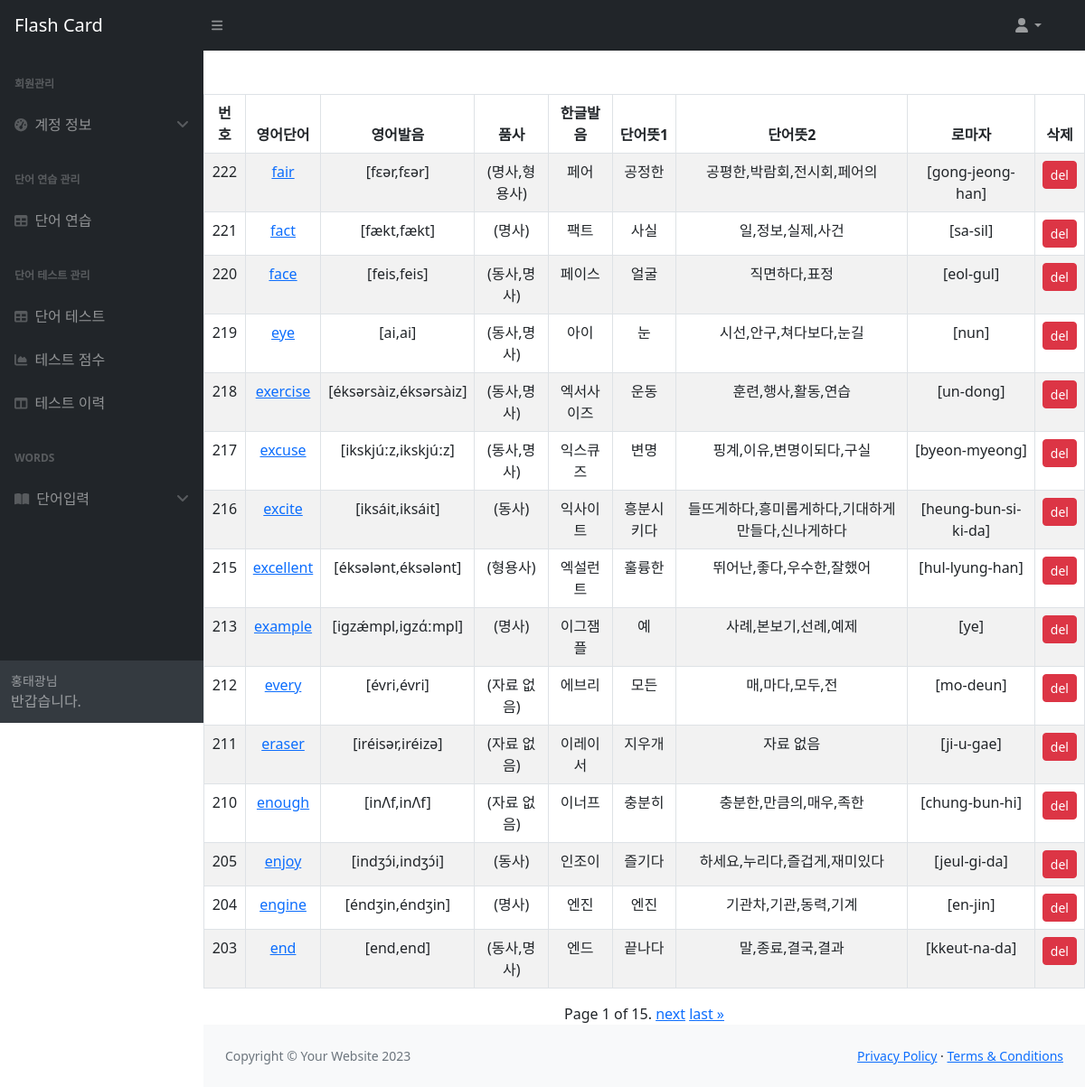
Page /words/ on the earlier database version.
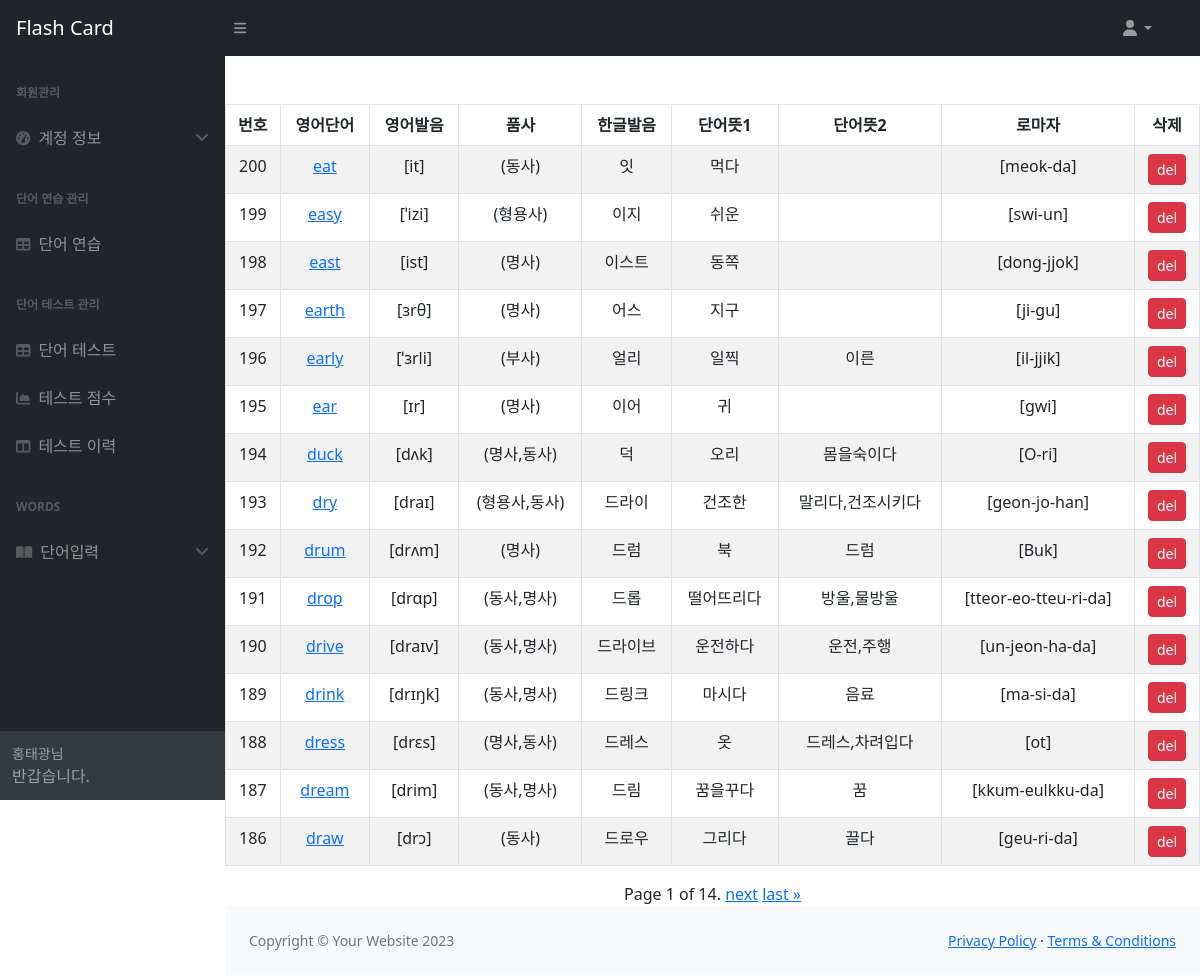
Same page on the later database version.
### words/models.py (models this page shows)
class Word(models.Model):
    en_word = models.CharField(max_length=30)
    en_phonetic = models.CharField(max_length=30)
    word_class = models.CharField(max_length=30)
    ko_phonetic = models.CharField(max_length=30)
    ko_word_1 = models.CharField(max_length=50)
    ko_word_2 = models.CharField(max_length=50)
    ko_romanize = models.CharField(max_length=50)
    reg_date = models.DateTimeField(auto_now_add=True)

### words/views.py (the view, shortened to what this page needs)
# urls.py: path("", views.WordList.as_view(), name="words"),
class WordList(View):
    def get(self, request):
        words = Word.objects.all().order_by('-id')
        paginator = Paginator(words, 15)
        page_number = request.GET.get("page")
        word_list = paginator.get_page(page_number)
        context = {'word_list': word_list}
        return render(request, 'words/word_list.html', context)

### words/templates/words/word_list.html (shortened to what this page needs)
{% extends 'base.html' %}
{% block content %}
<table class="container table table-hover table-striped table-bordered text-center mt-5">
    <thead>
    <tr>
        <th scope="col" class="text-center">번호</th>
        <th scope="col" class="text-center">영어단어</th>
        <th scope="col" class="text-center">영어발음</th>
        <th scope="col" class="text-center">품사</th>
        <th scope="col" class="text-center">한글발음</th>
        <th scope="col" class="text-center">단어뜻1</th>
        <th scope="col" class="text-center">단어뜻2</th>
        <th scope="col" class="text-center">로마자</th>
        <th scope="col" class="text-center">삭제</th>
    </tr>
    </thead>
    {% for word in word_list %}
    <tr>
        <td scope="col" class="text-center"><span>{{ word.id }}</span></td>
        <td scope="col" class="text-center"><a href="{% url 'word-edit' word.id %}"><span>{{ word.en_word }}</span></a></td>
        <td scope="col" class="text-center"><span>[{{ word.en_phonetic }}]</span></td>
        <td scope="col" class="text-center"><span>({{word.word_class}})</span></td>
        <td scope="col" class="text-center"><span>{{ word.ko_phonetic }}</span></td>
        <td scope="col" class="text-center"><span>{{ word.ko_word_1 }}</span></td>
        <td scope="col" class="text-center"><span>{{ word.ko_word_2 }}</span></td>
        <td scope="col" class="text-center"><span>[{{ word.ko_romanize }}]</span></td>
        <td scope="col" class="text-center">
            <form action="{% url 'words' %}" method="post">
                <button type="submit" class="btn btn-danger btn-sm">del</button>
            </form>
        </td>
    </tr>
    {% endfor %}
</table>
<div class="container text-center">
    <span>
        <span>
            Page {{ word_list.number }} of {{ word_list.paginator.num_pages }}.
        </span>
        {% if word_list.has_next %}
            <a href="?page={{ word_list.next_page_number }}">next</a>
            <a href="?page={{ word_list.paginator.num_pages }}">last &raquo;</a>
        {% endif %}
    </span>
</div>
{% endblock content %}

Differences in the rows shown:
removed Word: id "222", en_word "fair", en_phonetic "fεər,fεər", word_class "명사,형용사", ko_phonetic "페어", ko_word_1 "공정한", ko_word_2 "공평한,박람회,전시회,페어의", ko_romanize "gong-jeong-han"
removed Word: id "221", en_word "fact", en_phonetic "fækt,fækt", word_class "명사", ko_phonetic "팩트", ko_word_1 "사실", ko_word_2 "일,정보,실제,사건", ko_romanize "sa-sil"
removed Word: id "220", en_word "face", en_phonetic "feis,feis", word_class "동사,명사", ko_phonetic "페이스", ko_word_1 "얼굴", ko_word_2 "직면하다,표정", ko_romanize "eol-gul"
removed Word: id "219", en_word "eye", en_phonetic "ai,ai", word_class "동사,명사", ko_phonetic "아이", ko_word_1 "눈", ko_word_2 "시선,안구,쳐다보다,눈길", ko_romanize "nun"
removed Word: id "218", en_word "exercise", en_phonetic "éksərsàiz,éksərsàiz", word_class "동사,명사", ko_phonetic "엑서사이즈", ko_word_1 "운동", ko_word_2 "훈련,행사,활동,연습", ko_romanize "un-dong"
removed Word: id "217", en_word "excuse", en_phonetic "ikskjúːz,ikskjúːz", word_class "동사,명사", ko_phonetic "익스큐즈", ko_word_1 "변명", ko_word_2 "핑계,이유,변명이되다,구실", ko_romanize "byeon-myeong"
removed Word: id "216", en_word "excite", en_phonetic "iksáit,iksáit", word_class "동사", ko_phonetic "익사이트", ko_word_1 "흥분시키다", ko_word_2 "들뜨게하다,흥미롭게하다,기대하게만들다,신나게하다", ko_romanize "heung-bun-si-ki-da"
removed Word: id "215", en_word "excellent", en_phonetic "éksələnt,éksələnt", word_class "형용사", ko_phonetic "엑설런트", ko_word_1 "훌륭한", ko_word_2 "뛰어난,좋다,우수한,잘했어", ko_romanize "hul-lyung-han"
removed Word: id "213", en_word "example", en_phonetic "igzǽmpl,igzάːmpl", word_class "명사", ko_phonetic "이그잼플", ko_word_1 "예", ko_word_2 "사례,본보기,선례,예제", ko_romanize "ye"
removed Word: id "212", en_word "every", en_phonetic "évri,évri", word_class "자료 없음", ko_phonetic "에브리", ko_word_1 "모든", ko_word_2 "매,마다,모두,전", ko_romanize "mo-deun"
removed Word: id "211", en_word "eraser", en_phonetic "iréisər,iréizə", word_class "자료 없음", ko_phonetic "이레이서", ko_word_1 "지우개", ko_word_2 "자료 없음", ko_romanize "ji-u-gae"
removed Word: id "210", en_word "enough", en_phonetic "inΛf,inΛf", word_class "자료 없음", ko_phonetic "이너프", ko_word_1 "충분히", ko_word_2 "충분한,만큼의,매우,족한", ko_romanize "chung-bun-hi"
removed Word: id "205", en_word "enjoy", en_phonetic "indʒɔ́i,indʒɔ́i", word_class "동사", ko_phonetic "인조이", ko_word_1 "즐기다", ko_word_2 "하세요,누리다,즐겁게,재미있다", ko_romanize "jeul-gi-da"
removed Word: id "204", en_word "engine", en_phonetic "éndʒin,éndʒin", word_class "명사", ko_phonetic "엔진", ko_word_1 "엔진", ko_word_2 "기관차,기관,동력,기계", ko_romanize "en-jin"
removed Word: id "203", en_word "end", en_phonetic "end,end", word_class "동사,명사", ko_phonetic "엔드", ko_word_1 "끝나다", ko_word_2 "말,종료,결국,결과", ko_romanize "kkeut-na-da"
now on this page (row edited): Word: id "200", en_word "eat", en_phonetic "it", word_class "동사", ko_phonetic "잇", ko_word_1 "먹다", ko_romanize "meok-da"
now on this page (row edited): Word: id "199", en_word "easy", en_phonetic "ˈizi", word_class "형용사", ko_phonetic "이지", ko_word_1 "쉬운", ko_romanize "swi-un"
now on this page (row edited): Word: id "198", en_word "east", en_phonetic "ist", word_class "명사", ko_phonetic "이스트", ko_word_1 "동쪽", ko_romanize "dong-jjok"
now on this page (row edited): Word: id "197", en_word "earth", en_phonetic "ɜrθ", word_class "명사", ko_phonetic "어스", ko_word_1 "지구", ko_romanize "ji-gu"
now on this page (row edited): Word: id "196", en_word "early", en_phonetic "ˈɜrli", word_class "부사", ko_phonetic "얼리", ko_word_1 "일찍", ko_word_2 "이른", ko_romanize "il-jjik"
now on this page (row edited): Word: id "195", en_word "ear", en_phonetic "ɪr", word_class "명사", ko_phonetic "이어", ko_word_1 "귀", ko_romanize "gwi"
now on this page (row edited): Word: id "194", en_word "duck", en_phonetic "dʌk", word_class "명사,동사", ko_phonetic "덕", ko_word_1 "오리", ko_word_2 "몸을숙이다", ko_romanize "O-ri"
now on this page (row edited): Word: id "193", en_word "dry", en_phonetic "draɪ", word_class "형용사,동사", ko_phonetic "드라이", ko_word_1 "건조한", ko_word_2 "말리다,건조시키다", ko_romanize "geon-jo-han"
now on this page (row edited): Word: id "192", en_word "drum", en_phonetic "drʌm", word_class "명사", ko_phonetic "드럼", ko_word_1 "북", ko_word_2 "드럼", ko_romanize "Buk"
now on this page (row edited): Word: id "191", en_word "drop", en_phonetic "drɑp", word_class "동사,명사", ko_phonetic "드롭", ko_word_1 "떨어뜨리다", ko_word_2 "방울,물방울", ko_romanize "tteor-eo-tteu-ri-da"
now on this page (row edited): Word: id "190", en_word "drive", en_phonetic "draɪv", word_class "동사,명사", ko_phonetic "드라이브", ko_word_1 "운전하다", ko_word_2 "운전,주행", ko_romanize "un-jeon-ha-da"
now on this page (row edited): Word: id "189", en_word "drink", en_phonetic "drɪŋk", word_class "동사,명사", ko_phonetic "드링크", ko_word_1 "마시다", ko_word_2 "음료", ko_romanize "ma-si-da"
now on this page (row edited): Word: id "188", en_word "dress", en_phonetic "drɛs", word_class "명사,동사", ko_phonetic "드레스", ko_word_1 "옷", ko_word_2 "드레스,차려입다", ko_romanize "ot"
now on this page (row edited): Word: id "187", en_word "dream", en_phonetic "drim", word_class "동사,명사", ko_phonetic "드림", ko_word_1 "꿈을꾸다", ko_word_2 "꿈", ko_romanize "kkum-eulkku-da"
now on this page (row edited): Word: id "186", en_word "draw", en_phonetic "drɔ", word_class "동사", ko_phonetic "드로우", ko_word_1 "그리다", ko_word_2 "끌다", ko_romanize "geu-ri-da"
Other differences:
{{ word_list.paginator.num_pages }}: "15" → "14"
